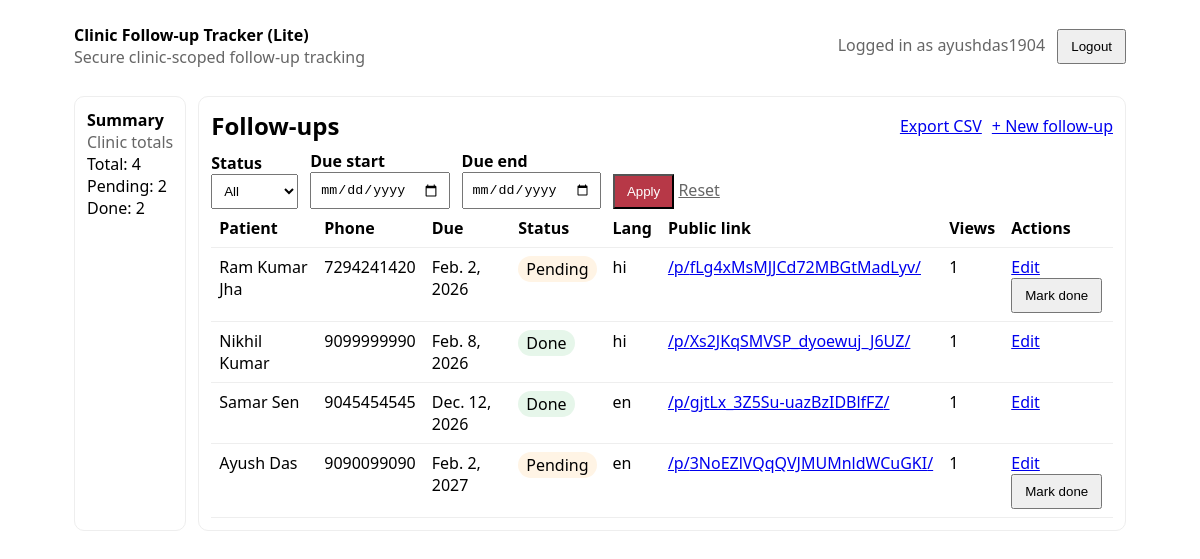
Screenshot of / (signed in) with the database file from the repository.
### tracker/models.py (models this page shows, shortened)
class FollowUp(models.Model):
	class Language(models.TextChoices):
		EN = 'en', 'English'
		HI = 'hi', 'Hindi'
	class Status(models.TextChoices):
		PENDING = 'pending', 'Pending'
		DONE = 'done', 'Done'
	clinic = models.ForeignKey(Clinic, on_delete=models.PROTECT, related_name='followups')
	created_by = models.ForeignKey(
		settings.AUTH_USER_MODEL,
		on_delete=models.PROTECT,
		related_name='created_followups',
	)
	patient_name = models.CharField(max_length=255)
	phone = models.CharField(max_length=32)
	language = models.CharField(max_length=2, choices=Language.choices, default=Language.EN)
	notes = models.TextField(blank=True)
	due_date = models.DateField()
	status = models.CharField(max_length=10, choices=Status.choices, default=Status.PENDING)
	public_token = models.CharField(max_length=64, unique=True, editable=False)
	created_at = models.DateTimeField(auto_now_add=True)
	updated_at = models.DateTimeField(auto_now=True)
	@property
	def is_overdue(self) -> bool:
		return self.due_date < timezone.localdate()

### tracker/views.py (the view)
# urls.py: path('', views.dashboard, name='dashboard'),
@login_required
def dashboard(request: HttpRequest) -> HttpResponse:
	clinic_ctx = _get_user_clinic_context(request)
	base_qs = (
		FollowUp.objects.filter(clinic_id=clinic_ctx.clinic_id)
		.select_related('clinic', 'created_by')
		.annotate(view_count=Count('public_view_logs', distinct=True))
		.order_by('due_date', '-created_at')
	)
	status = (request.GET.get('status') or '').strip()
	due_start = (request.GET.get('due_start') or '').strip()
	due_end = (request.GET.get('due_end') or '').strip()
	filtered_qs = base_qs
	if status in {FollowUp.Status.PENDING, FollowUp.Status.DONE}:
		filtered_qs = filtered_qs.filter(status=status)
	date_filters = Q()
	if due_start:
		try:
			date_filters &= Q(due_date__gte=date.fromisoformat(due_start))
		except ValueError:
			pass
	if due_end:
		try:
			date_filters &= Q(due_date__lte=date.fromisoformat(due_end))
		except ValueError:
			pass
	if date_filters:
		filtered_qs = filtered_qs.filter(date_filters)
	summary_qs = FollowUp.objects.filter(clinic_id=clinic_ctx.clinic_id)
	summary = {
		'total': summary_qs.count(),
		'pending': summary_qs.filter(status=FollowUp.Status.PENDING).count(),
		'done': summary_qs.filter(status=FollowUp.Status.DONE).count(),
	}
	try:
		page_number = int(request.GET.get('page') or '1')
	except ValueError:
		page_number = 1
	per_page = 25
	paginator = Paginator(filtered_qs, per_page)
	page_obj = paginator.get_page(page_number)
	qs_no_page = request.GET.copy()
	qs_no_page.pop('page', None)
	qs_no_page_str = qs_no_page.urlencode()
	return render(
		request,
		'tracker/dashboard.html',
		{
			'followups': page_obj,
			'page_obj': page_obj,
			'qs_no_page': qs_no_page_str,
			'summary': summary,
			'filters': {'status': status, 'due_start': due_start, 'due_end': due_end},
		},
	)

### tracker/views.py (called while the page is built)
def _get_user_clinic_context(request: HttpRequest) -> ClinicContext:
	try:
		profile: UserProfile = request.user.userprofile  # type: ignore[attr-defined]
	except Exception as exc:
		raise Http404('User profile/clinic not configured') from exc
	return ClinicContext(clinic_id=profile.clinic_id)

### tracker/templates/tracker/dashboard.html (shortened to what this page needs)
{% extends "base.html" %}
{% block content %}
  <div class="row">
    <div class="card">
      <div><strong>Summary</strong></div>
      <div class="muted">Clinic totals</div>
      <div>Total: {{ summary.total }}</div>
      <div>Pending: {{ summary.pending }}</div>
      <div>Done: {{ summary.done }}</div>
    </div>
    <div class="card" style="flex: 1; min-width: 320px;">
      <div class="row" style="justify-content: space-between; align-items: center;">
        <h2 style="margin: 0;">Follow-ups</h2>
        <div class="row" style="gap: 10px; align-items: center;">
          <a href="{% url 'followups_export_csv' %}?{{ qs_no_page }}">Export CSV</a>
          <a href="{% url 'followup_create' %}">+ New follow-up</a>
        </div>
      </div>
      <form method="get" class="row" style="align-items: end;">
        <div>
          <label>Status</label>
          <select name="status">
            <option value="" {% if not filters.status %}selected{% endif %}>All</option>
          </select>
        </div>
        <div>
          <label>Due start</label>
          <input type="date" name="due_start" value="{{ filters.due_start }}" />
        </div>
        <div>
          <label>Due end</label>
          <input type="date" name="due_end" value="{{ filters.due_end }}" />
        </div>
        <div>
          <button style="background-color: rgb(183, 56, 71); color: white;" type="submit">Apply</button>
          <a class="muted" href="{% url 'dashboard' %}">Reset</a>
        </div>
      </form>
      <div class="table-wrap">
        <table>
          <thead>
            <tr>
              <th>Patient</th>
              <th>Phone</th>
              <th>Due</th>
              <th>Status</th>
              <th>Lang</th>
              <th>Public link</th>
              <th>Views</th>
              <th>Actions</th>
            </tr>
          </thead>
          <tbody>
            {% for f in followups %}
              <tr>
                <td>{{ f.patient_name }}</td>
                <td>{{ f.phone }}</td>
                <td>
                  {{ f.due_date }}
                </td>
                <td>
                  <span class="badge {{ f.status }}">{{ f.get_status_display }}</span>
                </td>
                <td>{{ f.language }}</td>
                <td>
                  <a href="{% url 'public_followup' public_token=f.public_token %}" target="_blank">/p/{{ f.public_token }}/</a>
                </td>
                <td>{{ f.view_count }}</td>
                <td>
                  <a href="{% url 'followup_edit' pk=f.pk %}">Edit</a>
                  {% if f.status != 'done' %}
                    <form method="post" action="{% url 'followup_mark_done' pk=f.pk %}" style="display:inline;">
                      <button type="submit">Mark done</button>
                    </form>
                  {% endif %}
                </td>
              </tr>
            {% empty %}
              <tr><td colspan="8" class="muted">No follow-ups found.</td></tr>
            {% endfor %}
          </tbody>
        </table>
      </div>
    </div>
  </div>
{% endblock %}

### templates/base.html (shortened to what this page needs)
<!doctype html>
<html lang="en">
  <head>
  </head>
  <body>
    <div class="container">
      <header>
        <div>
          <div><strong>Clinic Follow-up Tracker (Lite)</strong></div>
          <div class="muted">Secure clinic-scoped follow-up tracking</div>
        </div>
        <div>
          {% if user.is_authenticated %}
            <span class="muted">Logged in as {{ user.username }}</span>
            <form method="post" action="{% url 'logout' %}" style="display:inline; margin-left: 8px;">
              <button type="submit">Logout</button>
            </form>
          {% endif %}
        </div>
      </header>
      {% block content %}{% endblock %}
    </div>
  </body>
</html>

### templates/base.html (style rules this page uses)
* { box-sizing: border-box; }
body { font-family: system-ui, -apple-system, Segoe UI, Roboto, Helvetica, Arial, sans-serif; margin: 0; }
header { display: flex; justify-content: space-between; align-items: center; margin-bottom: 16px; }
.muted { color: #666; }
.container { max-width: 1100px; margin: 0 auto; padding: 24px; }
table { width: 100%; border-collapse: collapse; }
th, td { border-bottom: 1px solid #eee; padding: 8px; text-align: left; vertical-align: top; }
.badge { display: inline-block; padding: 2px 8px; border-radius: 999px; background: #f2f2f2; }
.badge.done { background: #e6f6ea; }
.badge.pending { background: #fff4e5; }
.card { border: 1px solid #eee; border-radius: 10px; padding: 12px; margin: 12px 0; }
.row { display: flex; gap: 12px; flex-wrap: wrap; }
label { display: block; font-weight: 600; margin-top: 8px; }
input, select, textarea { width: min(520px, 100%); padding: 8px; }
button { padding: 8px 12px; cursor: pointer; }
.table-wrap { width: 100%; overflow-x: auto; }

### rows the page displays
FollowUp: patient_name "Ram Kumar Jha", phone "7294241420", due_date "Feb. 2, 2026", status "Pending", language "hi", public_token "fLg4xMsMJJCd72MBGtMadLyv", view_count "1", shows "Mark done"
FollowUp: patient_name "Nikhil Kumar", phone "9099999990", due_date "Feb. 8, 2026", status "Done", language "hi", public_token "Xs2JKqSMVSP_dyoewuj_J6UZ", view_count "1"
FollowUp: patient_name "Samar Sen", phone "9045454545", due_date "Dec. 12, 2026", status "Done", language "en", public_token "gjtLx_3Z5Su-uazBzIDBlfFZ", view_count "1"
FollowUp: patient_name "Ayush Das", phone "9090099090", due_date "Feb. 2, 2027", status "Pending", language "en", public_token "3NoEZlVQqQVJMUMnldWCuGKI", view_count "1", shows "Mark done"

### other values shown
{{ user.username }} "ayushdas1904"
{{ summary.total }} "4"
{{ summary.pending }} "2"
{{ summary.done }} "2"
